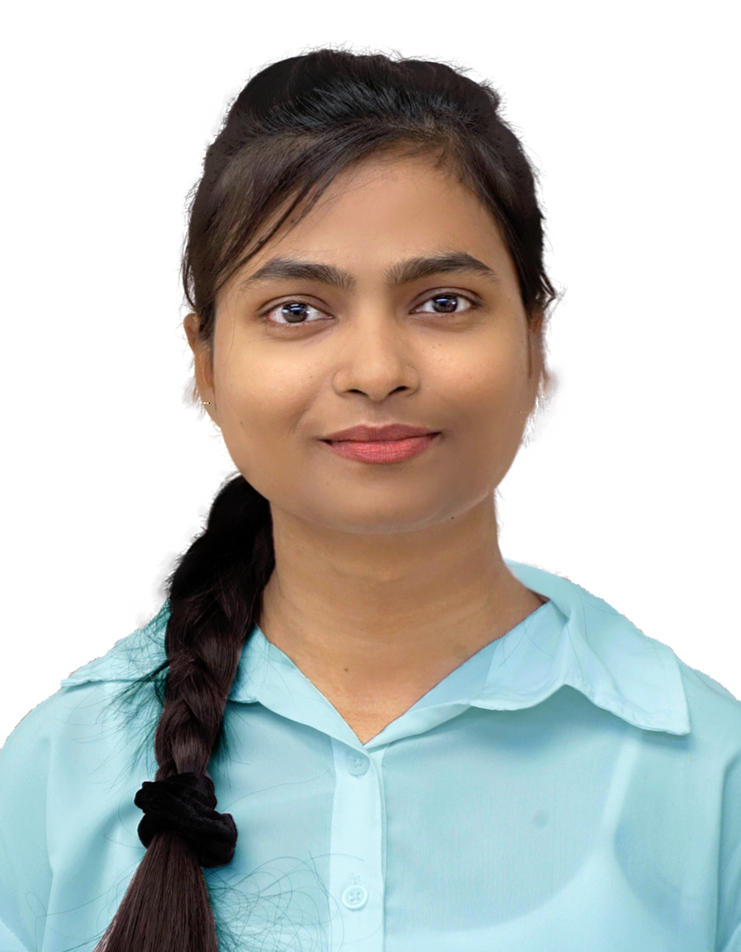
#> input picture Matplotlib/content/stego.png, 741 x 952 px, shrunk from 1034 x 1329 before the run
$ jupyter execute --allow-errors 8_MatplotlibImshow.ipynb
#> lines starting #> are read from the running program, lines starting #| are printed output that depends on the picture
[cell 1]
import matplotlib.pyplot as plt

[cell 2]
import matplotlib.image as mpimg

### Reading Image using Matplotlib

[cell 3]
img = mpimg.imread('./content/stego.png')
#> img is the input picture: shape (952, 741, 4) float32; mean R, G, B, A 0.738, 0.746, 0.732, 1

[cell 4]
plt.imshow(img)
plt.show()

### Reading Image using OpenCV

[cell 5]
import cv2

[cell 6]
imgcv2 = cv2.imread('./content/stego.png')

# Check if the image was loaded successfully
if imgcv2 is None:
    raise FileNotFoundError("Image not found or path is incorrect.")

[cell 7]
plt.imshow(imgcv2)
plt.show()

[cell 8]
imgcv2 = cv2.cvtColor(imgcv2, cv2.COLOR_BGR2RGB)

[cell 9]
plt.imshow(imgcv2)
plt.show()

### Changing Aspect

[cell 10]
plt.imshow(img, aspect = 0.5)
plt.show()

#> (a cell that did not finish here is left out)

[cell 12]
plt.figure()
plt.subplot(2,2,1)
#> (the rest of this cell did not finish here and is left out)

### Color Bar

[cell 13]
plt.imshow(img, aspect = 1.5)
plt.colorbar()
plt.show()
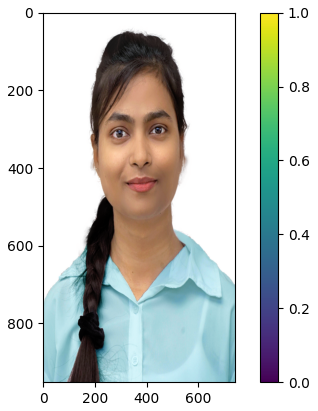
#> figure drawn by matplotlib, 2 panels

[cell 14]
plt.imshow(img, cmap='YlOrRd')
plt.colorbar()
plt.show()
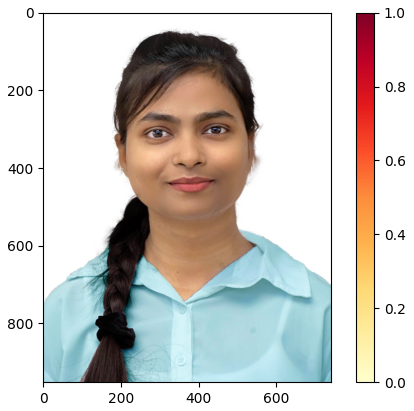
#> figure drawn by matplotlib, 2 panels
